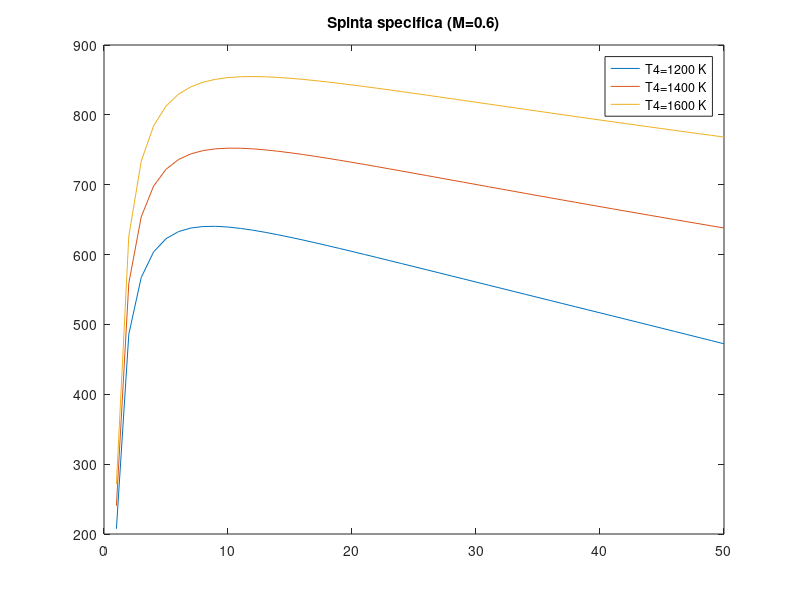
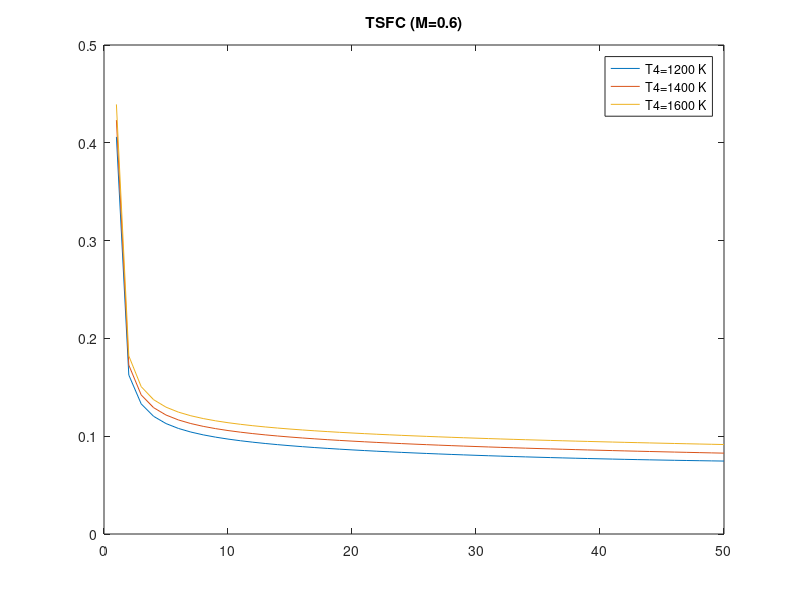
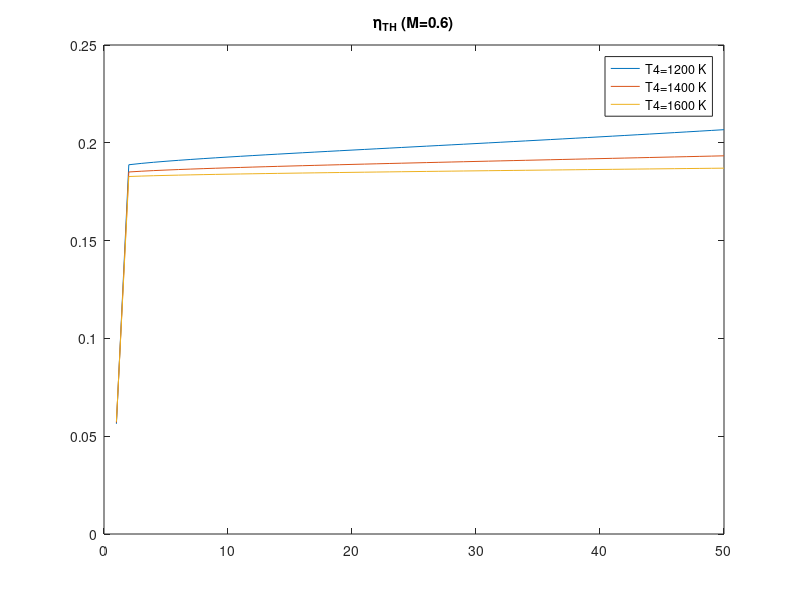
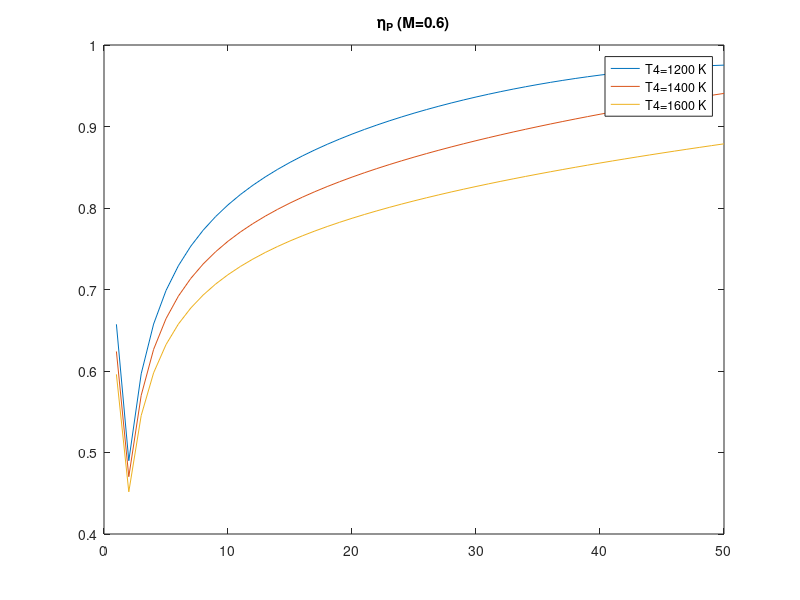

These figures' MATLAB source, in order:
clc; close all; clear;

%%

z=10000;
eDsubsonico=0.98;
etaC=0.88;
etaT=0.94;
Qf=43000000;
etaB=0.96;
Au=0.126;
etaADN=0.96;
cp=1005;
gamma=1.4;
R=287;

nbeta=50;
beta=linspace(1,50,nbeta);
betaT=beta.^((gamma-1)/gamma);

T4=[1200 1400 1600];
nT=length(T4);

M=[0.6 0.9 1.2 1.5];
nM=length(M);


%% calcolo dei valori atmosferici
Ta=288-0.0065*z;
Pa=101330*((Ta/288)^(9.81/(R*0.0065)));
a=sqrt(gamma*R*Ta);
V=M.*a;

%% inizializzazione matrici delle soluzioni
S=zeros(nT, nbeta,nM);
TSFC=zeros(nT, nbeta,nM);
I=zeros(nT, nbeta, nM);
etaTH=zeros(nT, nbeta, nM);
etaP=zeros(nT,nbeta, nM);
eta=zeros(nT,nbeta, nM);
adattato=logical(false(nT, nbeta, nM));

%% ciclo
for k=1:nM
    for j=1:nT
        for i=1:nbeta
            %presa d'aria
            if M(k)<=1
                eD=eDsubsonico;
            else
                eD=1-0.075*(M(k)-1)^1.35;
            end
            T2=Ta*(1+((gamma-1)/2)*M(k)^2);
            P02 = Pa*(1 + ((gamma-1)/2)*M(k)^2)^(gamma/(gamma-1));
            P2 = eD*P02;
            %compressore
            P3=beta(i)*P2;
            T3=T2*(1+(betaT(i)-1)/etaC);
            %combustione
            P4=P3;
            f=(cp*(T4(j)-T3))/(etaB*Qf);
            %turbina
            T5=T4(j)-(T3-T2)/(etaT*(1+f));
            T5ideale=T4(j)-(T4(j)-T5)/etaT;
            P5=P4*((T5ideale/T4(j))^((gamma)/(gamma-1)));
            %ugello
            pressratio=Pa/P5;
            if (pressratio<=(2/(gamma+1))^(gamma/(gamma-1)))
                funzionamentomotore=logical(true);
                %ugello strozzato
                Pu=P5*0.5283;
                Tu=T5*0.833;
                RHOu=Pu/(R*Tu);
                Vu=sqrt(gamma*R*Tu);
                Mu=RHOu*Au*Vu;
                Ma=Mu/(1+f);
            elseif (pressratio>=1)
                %il motore non funziona
                funzionamentomotore=logical(false);
                S(j,i,k)=nan;
                I(j,i,k)=nan;
                TSFC(j,i,k)=nan;
                etaTH(j,i,k)=NaN;
                etaP(j,i,k)=NaN;
                eta(j,i,k)=NaN;
            else
                funzionamentomotore=logical(true);               
                %l'ugello non è strozzato
                adattato(j,i,k)=logical(true);

                Pu=P5*pressratio;
                Tu=T5*((pressratio)^((gamma-1)/(gamma)));
                RHOu=Pu/(R*Tu);
                Vu=sqrt(2*cp*T5*etaADN*(1-(pressratio^((gamma-1)/gamma))));
                Mu=RHOu*Au*Vu;
                Ma=Mu/(1+f);
            end
            
            if funzionamentomotore
                if P5 <= Pa || Vu <= V(k) || f<=0
                    funzionamentomotore = false;

                    S(j,i,k)=NaN;
                    I(j,i,k)=NaN;
                    TSFC(j,i,k)=NaN;
                    etaTH(j,i,k)=NaN;
                    etaP(j,i,k)=NaN;
                    eta(j,i,k)=NaN;
                end
            end

            %risultati finali
            
            if(funzionamentomotore)
                S(j,i,k)=Ma*((1+f)*Vu-V(k))+(Pu-Pa)*Au;
                I(j,i,k)=S(j,i,k)/Ma;
                TSFC(j,i,k)=f*Ma/S(j,i,k)*3600;
                etaP(j,i,k)=(S(j,i,k)*V(k))/((1/2)*Ma*(1+f)*(Vu^2-V(k)^2));
                etaTH(j,i,k)=((1/2)*Ma*(1+f)*(Vu^2-V(k)^2))/(Ma*f*Qf);
                eta(j,i,k)=etaTH(j,i,k)*etaP(j,i,k);
            end
        end
    end
end

    o=1;

for p=1:nM
    figure(o)
    plot(beta, I(1,:,p)); hold on;
    plot(beta, I(2,:,p)); hold on;
    plot(beta, I(3,:,p))
    title(['Spinta specifica (M=' num2str(M(p)) ')'])
    legend('T4=1200 K', 'T4=1400 K', 'T4=1600 K');

    figure(o+1)
    plot(beta, TSFC(1,:,p)); hold on;
    plot(beta, TSFC(2,:,p)); hold on;
    plot(beta, TSFC(3,:,p))
    title(['TSFC (M=' num2str(M(p)) ')'])
    legend('T4=1200 K', 'T4=1400 K', 'T4=1600 K');

    figure(o+2)
    plot(beta, etaTH(1,:,p)); hold on;
    plot(beta, etaTH(2,:,p)); hold on;
    plot(beta, etaTH(3,:,p))
    title(['\eta_T_H (M=' num2str(M(p)) ')'])
    legend('T4=1200 K', 'T4=1400 K', 'T4=1600 K');

    figure(o+3)
    plot(beta, etaP(1,:,p)); hold on;
    plot(beta, etaP(2,:,p)); hold on;
    plot(beta, etaP(3,:,p))
    title(['\eta_P (M=' num2str(M(p)) ')'])
    legend('T4=1200 K', 'T4=1400 K', 'T4=1600 K');

    figure(o+4)
    plot(beta, eta(1,:,p)); hold on;
    plot(beta, eta(2,:,p)); hold on;
    plot(beta, eta(3,:,p))
    title(['\eta (M=' num2str(M(p)) ')'])
    legend('T4=1200 K', 'T4=1400 K', 'T4=1600 K');

    figure(o+5)
    plot(beta, adattato(1,:,p),'+'); hold on;
    plot(beta, adattato(2,:,p),'o'); hold on;
    plot(beta, adattato(3,:,p),'*');
    title(['l''ugello è adattato? (M=' num2str(M(p)) ')'])
    legend('T4=1200 K', 'T4=1400 K', 'T4=1600 K');
    ylim([-0.1 1.1]);
    text(40, 0.5, sprintf('0 = NO\n1 = SI'))

    o=o+6;
end
